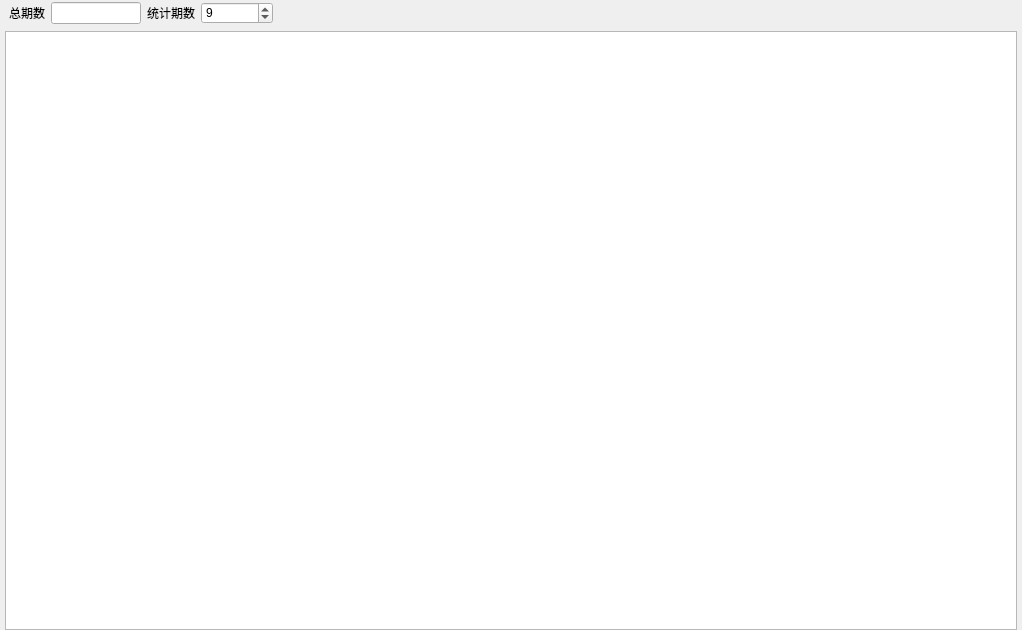
<?xml version="1.0" encoding="UTF-8"?>
<ui version="4.0">
 <class>FormThreePointsQuikly</class>
 <widget class="QWidget" name="FormThreePointsQuikly">
  <property name="geometry">
   <rect>
    <x>0</x>
    <y>0</y>
    <width>1022</width>
    <height>630</height>
   </rect>
  </property>
  <property name="windowTitle">
   <string>Form</string>
  </property>
  <property name="styleSheet">
   <string notr="true">
/*QHeaderView 
{
	font: bold 12pt &quot;Microsoft YaHei&quot;;
  	min-height:30px;
	background-color:#dbdbdb;
}*/

QHeaderView::section {
     background-color: qlineargradient( x1:0, y1:0, x2:0, y2:1,
                                   stop:0 #616161, 
                                   stop: 0.5 #505050,
                                   stop: 0.6 #434343, stop:1 #656565);

	font: bold 12pt &quot;Microsoft YaHei&quot;;
	color:white;
  	min-height:26px;
    border: 1px solid #6c6c6c;
}
QTableWidget
{
    font-size:11pt &quot;Microsoft YaHei&quot;;
    /*background-color: rgb(247,247,247);
	gridline-color: rgb(217, 217, 217);*/
}</string>
  </property>
  <layout class="QVBoxLayout" name="verticalLayout">
   <property name="spacing">
    <number>5</number>
   </property>
   <property name="leftMargin">
    <number>5</number>
   </property>
   <property name="topMargin">
    <number>0</number>
   </property>
   <property name="rightMargin">
    <number>5</number>
   </property>
   <property name="bottomMargin">
    <number>0</number>
   </property>
   <item>
    <widget class="QWidget" name="widgetToolBar" native="true">
     <property name="styleSheet">
      <string notr="true">*
{
	font: 12pt &quot;Microsoft YaHei UI&quot;;
}
/*
#widgetToolBar
{
	border:1px solid gray;
}*/</string>
     </property>
     <layout class="QHBoxLayout" name="horizontalLayout_2">
      <property name="spacing">
       <number>6</number>
      </property>
      <property name="leftMargin">
       <number>4</number>
      </property>
      <property name="topMargin">
       <number>2</number>
      </property>
      <property name="rightMargin">
       <number>0</number>
      </property>
      <property name="bottomMargin">
       <number>2</number>
      </property>
      <item>
       <widget class="QLabel" name="lbTotalPeriod">
        <property name="sizePolicy">
         <sizepolicy hsizetype="Fixed" vsizetype="Preferred">
          <horstretch>0</horstretch>
          <verstretch>0</verstretch>
         </sizepolicy>
        </property>
        <property name="text">
         <string>总期数</string>
        </property>
        <property name="buddy">
         <cstring>leTotalPeriod</cstring>
        </property>
       </widget>
      </item>
      <item>
       <widget class="QLineEdit" name="leTotalPeriod">
        <property name="sizePolicy">
         <sizepolicy hsizetype="Preferred" vsizetype="Fixed">
          <horstretch>0</horstretch>
          <verstretch>0</verstretch>
         </sizepolicy>
        </property>
        <property name="maximumSize">
         <size>
          <width>90</width>
          <height>16777215</height>
         </size>
        </property>
        <property name="readOnly">
         <bool>true</bool>
        </property>
       </widget>
      </item>
      <item>
       <widget class="QLabel" name="lbTatisticPeriod">
        <property name="sizePolicy">
         <sizepolicy hsizetype="Fixed" vsizetype="Preferred">
          <horstretch>0</horstretch>
          <verstretch>0</verstretch>
         </sizepolicy>
        </property>
        <property name="text">
         <string>统计期数</string>
        </property>
        <property name="buddy">
         <cstring>sbTatisticPeriod</cstring>
        </property>
       </widget>
      </item>
      <item>
       <widget class="QSpinBox" name="sbTatisticPeriod">
        <property name="sizePolicy">
         <sizepolicy hsizetype="Preferred" vsizetype="Fixed">
          <horstretch>0</horstretch>
          <verstretch>0</verstretch>
         </sizepolicy>
        </property>
        <property name="minimumSize">
         <size>
          <width>72</width>
          <height>0</height>
         </size>
        </property>
        <property name="maximum">
         <number>500</number>
        </property>
        <property name="value">
         <number>9</number>
        </property>
       </widget>
      </item>
      <item>
       <spacer name="horizontalSpacer">
        <property name="orientation">
         <enum>Qt::Horizontal</enum>
        </property>
        <property name="sizeHint" stdset="0">
         <size>
          <width>40</width>
          <height>20</height>
         </size>
        </property>
       </spacer>
      </item>
     </layout>
    </widget>
   </item>
   <item>
    <widget class="QTableWidget" name="twStatisticList">
     <property name="midLineWidth">
      <number>1</number>
     </property>
     <property name="editTriggers">
      <set>QAbstractItemView::NoEditTriggers</set>
     </property>
     <property name="selectionMode">
      <enum>QAbstractItemView::SingleSelection</enum>
     </property>
     <attribute name="horizontalHeaderDefaultSectionSize">
      <number>50</number>
     </attribute>
     <attribute name="verticalHeaderVisible">
      <bool>false</bool>
     </attribute>
    </widget>
   </item>
  </layout>
 </widget>
 <resources/>
 <connections/>
</ui>
